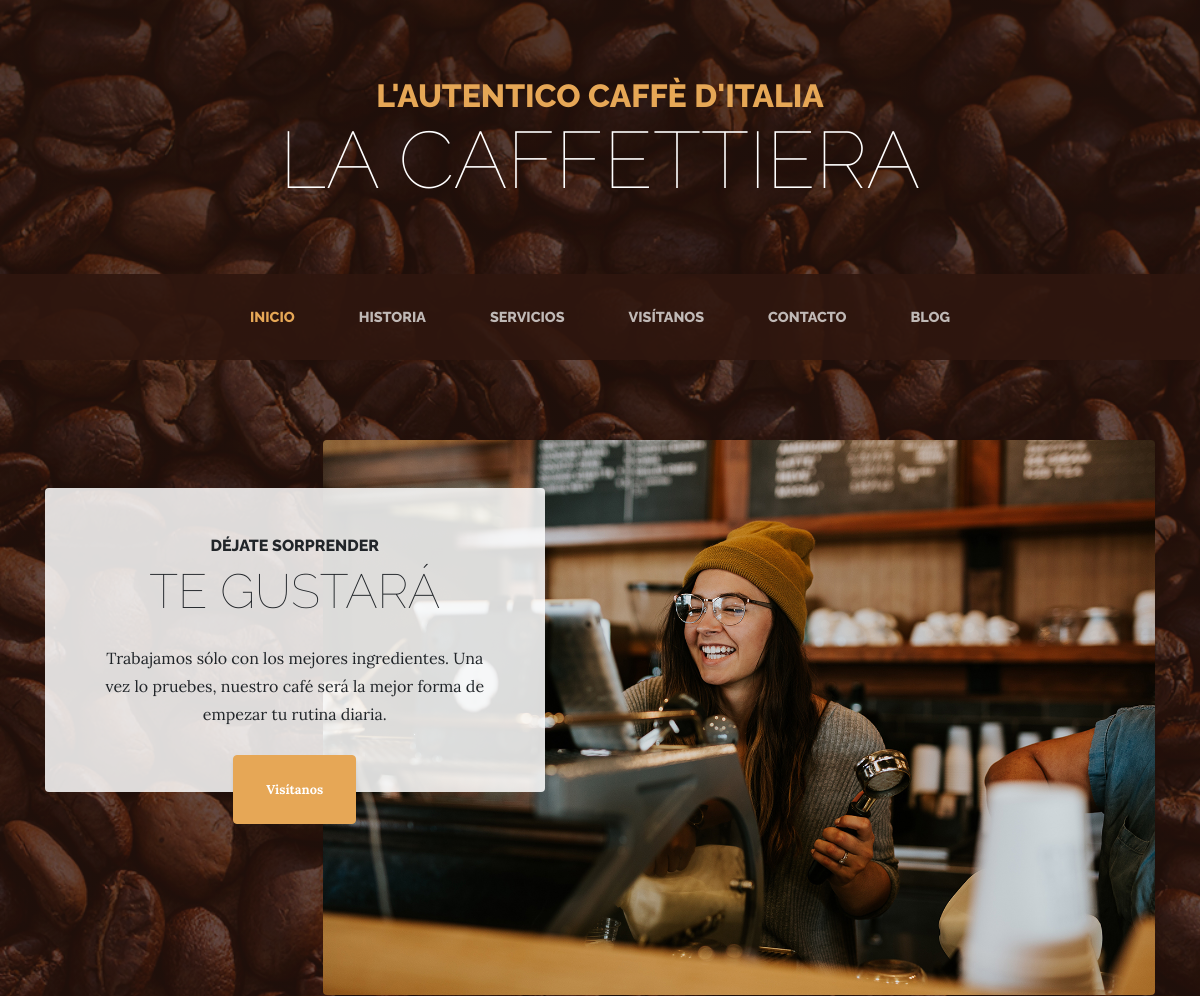
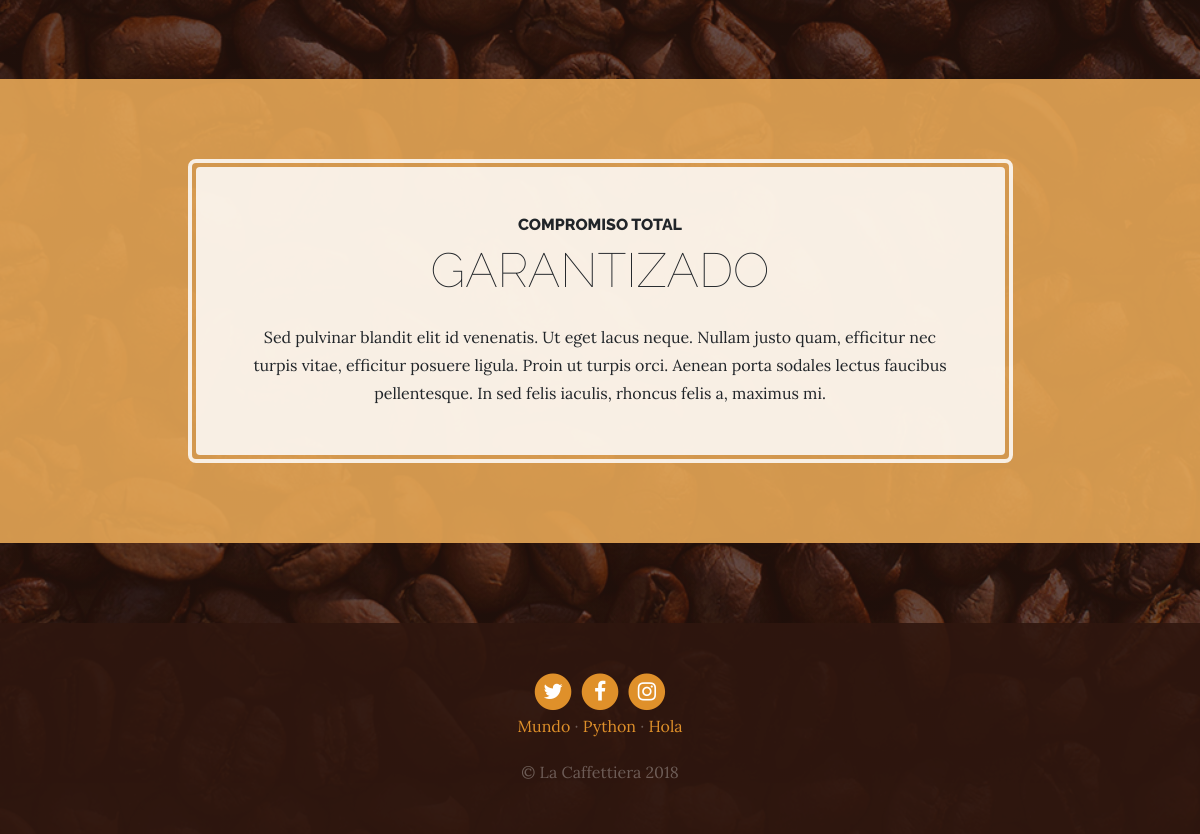
The page / on the database its author committed (2 pictures, top to bottom).
### pages/models.py (models this page shows, shortened)
class Page(models.Model):
    title = models.CharField(verbose_name="Titulo", max_length=200)
    content = RichTextField(verbose_name="Contenido")
    order = models.SmallIntegerField(verbose_name="Orden", default=0)
    created = models.DateTimeField(auto_now_add=True,  verbose_name = "Fecha de creación")
    updated = models.DateTimeField(auto_now=True,  verbose_name = "Fecha de actualización")
    class Meta:
        verbose_name = "pagina"
        verbose_name_plural= "paginas"
        ordering = ['order','title']

### core/views.py (the view)
# urls.py: path('',core_views.home, name="home"),
def home(request):
    return render(request,"core/home.html")

### pages/templatetags/pages_extras.py (called while the page is built)
@register.simple_tag
def get_page_list():
    pages = Page.objects.all()
    return pages

### social/processors.py (called while the page is built)
def contex_dict(request):
    contex = {}
    links = Link.objects.all()
    for link in links:
        contex[link.key] = link.url
    return contex

### core/templates/core/home.html (shortened to what this page needs)
{% extends 'core/base.html' %}
{% load static %}
{% block content %}
<section class="page-section clearfix">
  <div class="container">
    <div class="intro">
      <img class="intro-img img-fluid mb-3 mb-lg-0 rounded" src="{% static 'core/img/intro.jpg' %}" alt="">
      <div class="intro-text left-0 text-center bg-faded p-5 rounded">
        <h2 class="section-heading mb-4">
          <span class="section-heading-upper">Déjate sorprender</span>
          <span class="section-heading-lower">Te gustará</span>
        </h2>
        <p class="mb-3">Trabajamos sólo con los mejores ingredientes. Una vez lo pruebes, nuestro café será la mejor forma de empezar tu rutina diaria.
        </p>
        <div class="intro-button mx-auto">
          <a class="btn btn-primary btn-xl" href="store.html">Visítanos</a>
        </div>
      </div>
    </div>
  </div>
</section>
<section class="page-section cta">
  <div class="container">
    <div class="row">
      <div class="col-xl-9 mx-auto">
        <div class="cta-inner text-center rounded">
          <h2 class="section-heading mb-4">
            <span class="section-heading-upper">Compromiso total</span>
            <span class="section-heading-lower">Garantizado</span>
          </h2>
          <p class="mb-0">Sed pulvinar blandit elit id venenatis. Ut eget lacus neque. Nullam justo quam, efficitur nec turpis vitae, efficitur posuere ligula. Proin ut turpis orci. Aenean porta sodales lectus faucibus pellentesque. In sed felis iaculis, rhoncus felis a, maximus mi.</p>
        </div>
      </div>
    </div>
  </div>
</section>
{% endblock %}

### core/templates/core/base.html (shortened to what this page needs)
<!DOCTYPE html>
<html lang="es">
  <head>
    {% load static %}
    <link href="{% static 'core/vendor/bootstrap/css/bootstrap.min.css' %}" rel="stylesheet">
    <link href="{% static 'core/vendor/font-awesome/css/font-awesome.min.css' %}" rel="stylesheet" type="text/css">
    <link href="{% static 'core/css/business-casual.css' %}" rel="stylesheet">
  </head>
  <body>
    <h1 class="site-heading text-center text-white d-none d-lg-block">
      <span class="site-heading-upper text-primary mb-3">L'autentico caffè d'italia</span>
      <span class="site-heading-lower">La Caffettiera</span>
    </h1>
    <nav class="navbar navbar-expand-lg navbar-dark py-lg-4" id="mainNav">
      <div class="container">
        <div class="collapse navbar-collapse" id="navbarResponsive">
          <ul class="navbar-nav mx-auto">
            <li class="nav-item px-lg-4 {% if request.path == '/'%} active {% endif %}">
              <a class="nav-link text-uppercase text-expanded" href="{% url 'home' %}">Inicio</a>
            </li>
            <li class="nav-item px-lg-4 {% if request.path == '/about/'%} active {% endif %}">
              <a class="nav-link text-uppercase text-expanded" href="{% url 'about' %}">Historia</a>
            </li>
            <li class="nav-item px-lg-4 {% if request.path == '/services/'%} active {% endif %}">
              <a class="nav-link text-uppercase text-expanded" href="{% url 'services' %}">Servicios</a>
            </li>
            <li class="nav-item px-lg-4 {% if request.path == '/store/'%} active {% endif %}">
              <a class="nav-link text-uppercase text-expanded" href="{% url 'store' %}">Visítanos</a>
            </li>
            <li class="nav-item px-lg-4 {% if request.path == '/contact/'%} active {% endif %}">
              <a class="nav-link text-uppercase text-expanded" href="{% url 'contact' %}">Contacto</a>
            </li>
            <li class="nav-item px-lg-4 {% if request.path|slice:":6" == '/blog/'%} active {% endif %}">
              <a class="nav-link text-uppercase text-expanded" href="{% url 'blog' %}">Blog</a>
            </li>
          </ul>
        </div>
      </div>
    </nav>
    {% block content %} {% endblock %}
    <footer class="footer text-faded text-center py-5">
      <div class="container">
        <p class="m-0">
        {% if LINK_TWITTER %}
         <a href="{{LINK_TWITTER}}" class="link">
	          <span class="fa-stack fa-lg">
	            <i class="fa fa-circle fa-stack-2x"></i>
	            <i class="fa fa-twitter fa-stack-1x fa-inverse"></i>
	          </span>
	        </a>
        {% endif %}
        {% if LINK_FACEBOOK %}
	        <a href="{{LINK_FACEBOOK}}" class="link">
	          <span class="fa-stack fa-lg">
	            <i class="fa fa-circle fa-stack-2x"></i>
	            <i class="fa fa-facebook fa-stack-1x fa-inverse"></i>
	          </span>
	        </a>
        {% endif %}
        {% if LINK_INSTAGRAM %}
	        <a href="{{LINK_INSTAGRAM}}" class="link">
	          <span class="fa-stack fa-lg">
	            <i class="fa fa-circle fa-stack-2x"></i>
	            <i class="fa fa-instagram fa-stack-1x fa-inverse"></i>
	          </span>
	        </a>
        {% endif %}
	    </p>
    {% load pages_extras %}
    {% get_page_list as page_list %}
    {% for page in page_list  %}
    <a href="{% url 'page' page.id page.title|slugify %}" class="link">{{page.title}}</a> {% if not forloop.last %} · {% endif %}
    {% endfor %}
        <p class="m-0 mbt1">&copy; La Caffettiera 2018</p>
      </div>
	</footer>
  </body>
</html>

### core/static/core/css/business-casual.css (style rules this page uses)
body { font-family: 'Lora'; background: linear-gradient(rgba(47, 23, 15, 0.65), rgba(47, 23, 15, 0.65)), url("../img/bg.jpg"); background-attachment: fixed; background-position: center; background-size: cover; }
h1, h2, h3, h4, h5, h6 { font-family: 'Raleway'; }
p { line-height: 1.75; }
.text-faded { color: rgba(255, 255, 255, 0.3); }
.site-heading { margin-top: 5rem; margin-bottom: 5rem; text-transform: uppercase; line-height: 1; font-family: 'Raleway'; }
.site-heading .site-heading-upper { display: block; font-size: 2rem; font-weight: 800; }
.site-heading .site-heading-lower { font-size: 5rem; font-weight: 100; line-height: 4rem; }
.page-section { margin-top: 5rem; margin-bottom: 5rem; }
.section-heading { text-transform: uppercase; }
.section-heading .section-heading-upper { display: block; font-size: 1rem; font-weight: 800; padding-bottom:.5rem; }
.section-heading .section-heading-lower { display: block; font-size: 3rem; font-weight: 100; }
.bg-faded { background-color: rgba(255, 255, 255, 0.85); }
#mainNav { background-color: rgba(47, 23, 15, 0.9); font-family: 'Raleway'; }
#mainNav .navbar-nav .nav-item .nav-link { color: rgba(255, 255, 255, 0.7); font-weight: 800; }
#mainNav .navbar-nav .nav-item.active .nav-link { color: #e6a756; }
@media (min-width: 992px) { #mainNav .navbar-nav .nav-item .nav-link { font-size: 0.9rem; } }
.btn-xl { font-weight: 700; font-size: 0.8rem; padding-top: 1.5rem; padding-bottom: 1.5rem; padding-left: 2rem; padding-right: 2rem; }
.intro { position: relative; }
@media (min-width: 992px) { .intro .intro-img { width: 75%; float: right; } }
@media (min-width: 992px) { .intro .intro-text { left: 0; width: 60%; margin-top: 3rem; position: absolute; } }
@media (min-width: 992px) { .intro .intro-text .intro-button { width: 100%; left: 0; position: absolute; bottom: -2rem; } }
@media (min-width: 1200px) { .intro .intro-text { width: 45%; } }
.cta { padding-top: 5rem; padding-bottom: 5rem; background-color: rgba(230, 167, 86, 0.9); }
.cta .cta-inner { position: relative; padding: 3rem; margin: 0.5rem; background-color: rgba(255, 255, 255, 0.85); }
.cta .cta-inner:before { border-radius: 0.5rem; content: ''; position: absolute; top: -0.5rem; bottom: -0.5rem; left: -0.5rem; right: -0.5rem; border: 0.25rem solid rgba(255, 255, 255, 0.85); }
.footer { background-color: rgba(47, 23, 15, 0.9); }
.text-primary { color: #e6a756 !important; }
.btn { box-shadow: 0px 3px 3px 0px rgba(33, 37, 41, 0.1); }
.btn-primary { background-color: #e6a756; border-color: #e6a756; }
.mbt1 { padding-top: 1.25rem; }
a.link { color: #df902a; }

### rows shown on the page
Page: title "Mundo"
Page: title "Python"
Page: title "Hola"
